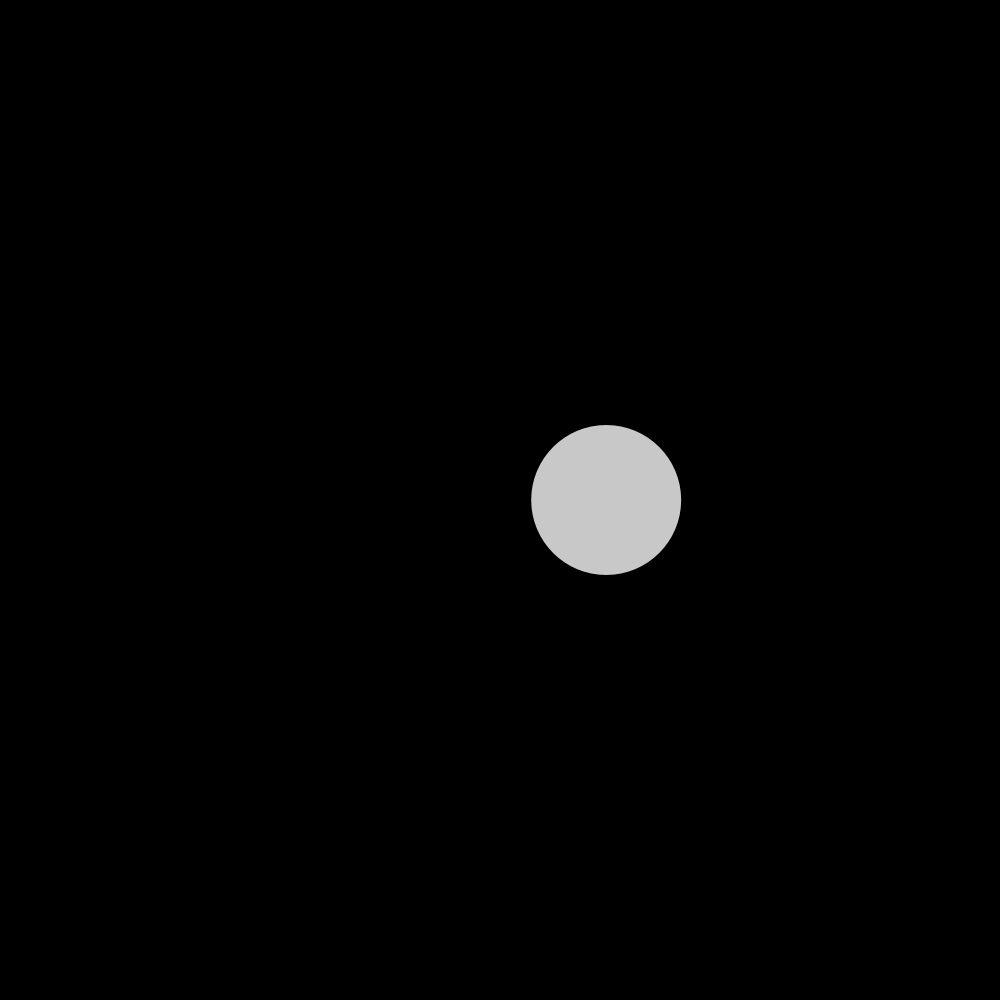
Frame 1 (no input)
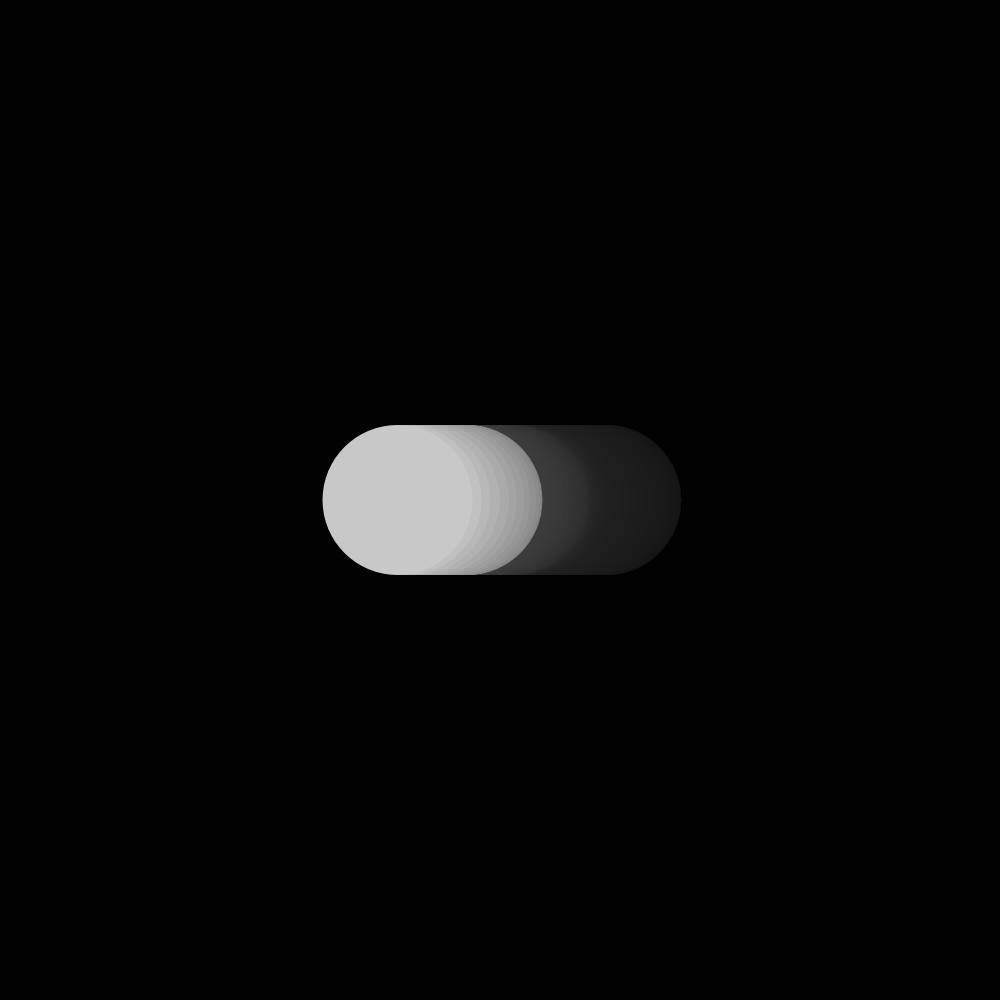
Frame 60 (the mouse pressed at the canvas centre just before this capture)
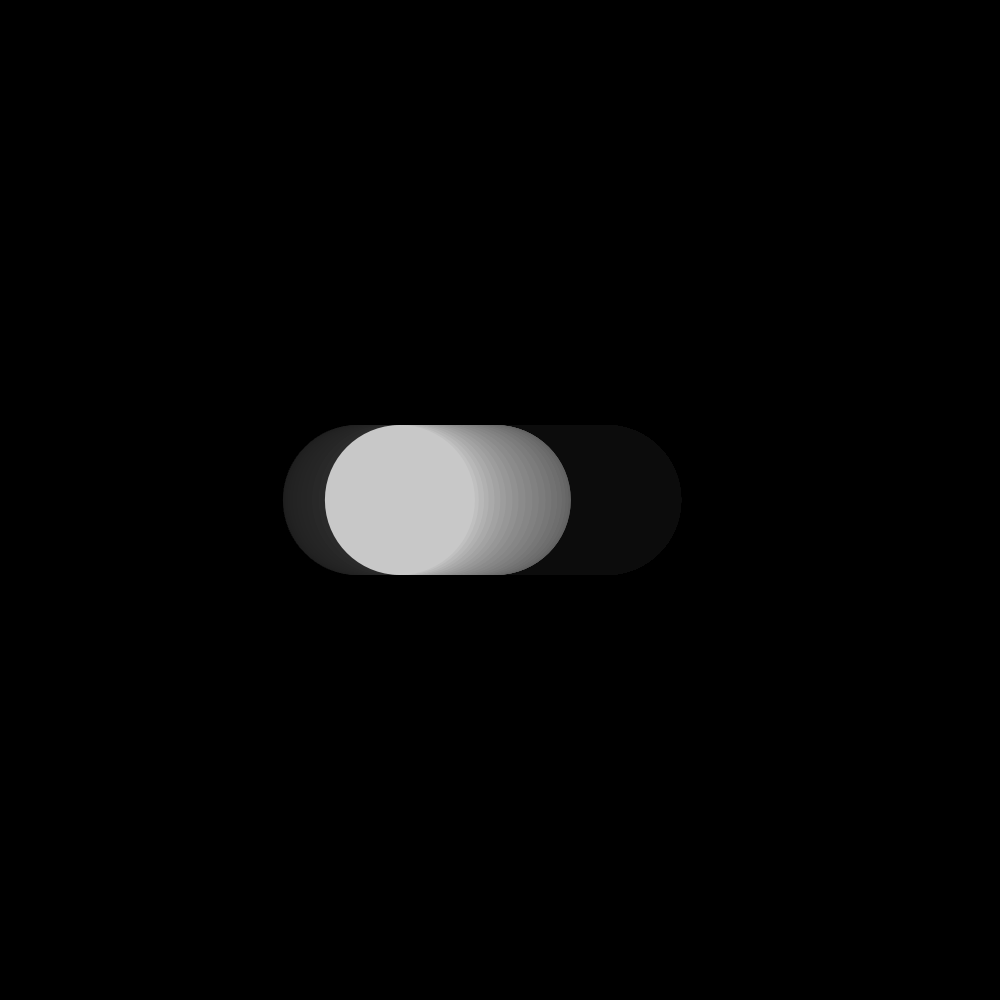
Frame 120 (the mouse held since frame 60 and released just before this capture)

The Processing sketch that drew these frames (run headless with seeded random() and noise(); from frame 60 on, the mouse is pressed at the canvas centre):

// Processing sketch: processing_136144
// ── processing_136144.pde

// Daniel Shiffman
// The Nature of Code
// http://www.shiffman.net/

float xoff = 0.0;
float xincrement = 0.01; 

void setup() {
  size(1000,1000);
  background(0);
  smooth();
  noStroke();
}

void draw() {
  // Create an alpha blended background
  fill(0, 10);
  rect(0,0,width,height);
  
  //float n = random(0,width);  // Try this line instead of noise
  
  // Get a noise value based on xoff and scale it according to the window's width
  float n = noise(xoff)*width;
  
  // With each cycle, increment xoff
  xoff += xincrement;
  
  // Draw the ellipse at the value produced by perlin noise
  fill(200);
  ellipse(n,height/2,150,150);
}
